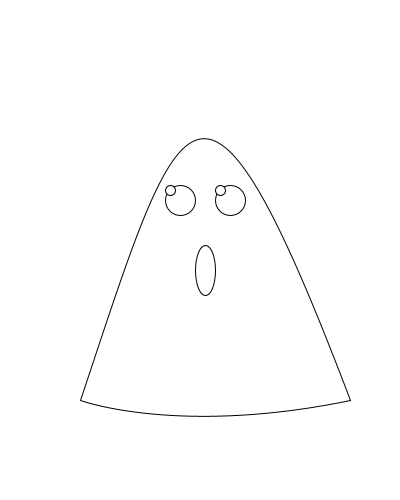
Frame 1 (no input)
Frame 60 (the mouse pressed at the canvas centre just before this capture): identical to frame 1, image omitted
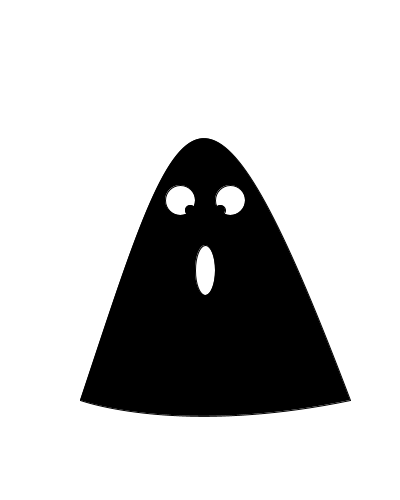
Frame 120 (the mouse held since frame 60 and released just before this capture)

The Processing sketch that drew these frames (run headless with seeded random() and noise(); from frame 60 on, the mouse is pressed at the canvas centre):

// Processing sketch: processing_82801
// ── processing_82801.pde

void setup () {
size (400,500);
}

void draw (){
  background(255);
//outline of ghost  
bezier (80,400,180,100,200,5,350,400);
bezier (80,400,110,410,205,430,350,400);
fill(255);
//eyes outter
ellipse (180,200,30,30);
ellipse (230,200,30,30);
fill(255);
//mouth
ellipse (205,270,20,50);
fill(255);

if(mousePressed){
 fill(0);
}

//eyes inner
float xpos= constrain(mouseX,170,190); 
float ypos= constrain(mouseY,190,210);


ellipse(xpos,ypos,10,10);

float xposition= constrain(mouseX,220,240); 
float yposition= constrain(mouseY,190,210);

ellipse(xposition,yposition,10,10);



}
